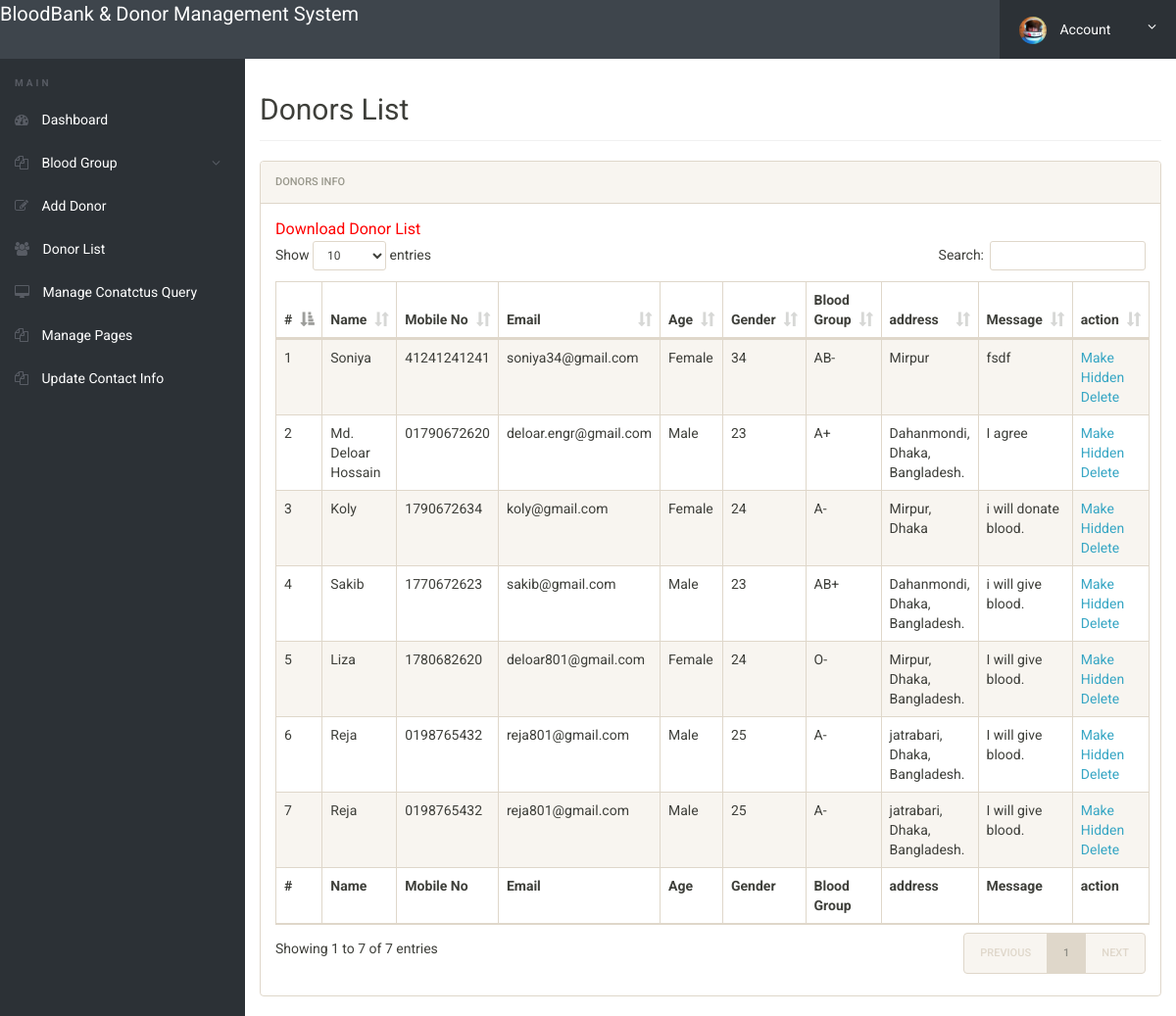
/admin/donor-list.php (signed in), run on the app's committed database.
### tables this page shows
CREATE TABLE `tblblooddonars` (
  `id` int(11) NOT NULL,
  `FullName` varchar(100) DEFAULT NULL,
  `MobileNumber` char(11) DEFAULT NULL,
  `EmailId` varchar(100) DEFAULT NULL,
  `Gender` varchar(20) DEFAULT NULL,
  `Age` int(11) DEFAULT NULL,
  `BloodGroup` varchar(20) DEFAULT NULL,
  `Address` varchar(255) DEFAULT NULL,
  `Message` mediumtext,
  `PostingDate` timestamp NOT NULL DEFAULT CURRENT_TIMESTAMP,
  `status` int(1) DEFAULT NULL
);

### admin/donor-list.php (the view, shortened to what this page needs)
<?php
include('includes/config.php');
if(strlen($_SESSION['alogin'])==0)
	{
header('location:index.php');
}
else{
 ?>
<!doctype html>
<html lang="en" class="no-js">
<head>
	<link rel="stylesheet" href="css/font-awesome.min.css">
	<link rel="stylesheet" href="css/bootstrap.min.css">
	<link rel="stylesheet" href="css/dataTables.bootstrap.min.css">
	<link rel="stylesheet" href="css/bootstrap-social.css">
	<link rel="stylesheet" href="css/bootstrap-select.css">
	<link rel="stylesheet" href="css/fileinput.min.css">
	<link rel="stylesheet" href="css/awesome-bootstrap-checkbox.css">
	<link rel="stylesheet" href="css/style.css">
</head>
<body>
	<?php include('includes/header.php');?>
	<div class="ts-main-content">
		<?php include('includes/leftbar.php');?>
		<div class="content-wrapper">
			<div class="container-fluid">
				<div class="row">
					<div class="col-md-12">
						<h2 class="page-title">Donors List</h2>
						<div class="panel panel-default">
							<div class="panel-heading">Donors Info</div>
							<div class="panel-body">
				<a href="download-records.php" style="color:red; font-size:16px;">Download Donor List</a>
								<table id="zctb" class="display table table-striped table-bordered table-hover" cellspacing="0" width="100%">
									<thead>
										<tr>
										<th>#</th>
											<th>Name</th>
											<th>Mobile No</th>
											<th>Email</th>
											<th>Age</th>
											<th>Gender</th>
											<th>Blood Group</th>
											<th>address</th>
											<th>Message </th>
											<th>action </th>
										</tr>
									</thead>
									<tfoot>
										<tr>
										<th>#</th>
										<th>Name</th>
											<th>Mobile No</th>
											<th>Email</th>
											<th>Age</th>
											<th>Gender</th>
											<th>Blood Group</th>
											<th>address</th>
											<th>Message </th>
											<th>action </th>
										</tr>
									</tfoot>
									<tbody>
<?php $sql = "SELECT * from  tblblooddonars ";
$query = $dbh -> prepare($sql);
$query->execute();
$results=$query->fetchAll(PDO::FETCH_OBJ);
$cnt=1;
if($query->rowCount() > 0)
{
foreach($results as $result)
{				?>
										<tr>
											<td><?php echo htmlentities($cnt);?></td>
											<td><?php echo htmlentities($result->FullName);?></td>
											<td><?php echo htmlentities($result->MobileNumber);?></td>
											<td><?php echo htmlentities($result->EmailId);?></td>
											<td><?php echo htmlentities($result->Gender);?></td>
											<td><?php echo htmlentities($result->Age);?></td>
											<td><?php echo htmlentities($result->BloodGroup);?></td>
											<td><?php echo htmlentities($result->Address);?></td>
											<td><?php echo htmlentities($result->Message);?></td>
										<td>
<?php if($result->status==1)
{?>
<a href="donor-list.php?hidden=<?php echo htmlentities($result->id);?>" onclick="return confirm('Do you really want to hiidden this detail')"> Make Hidden</a>
<?php } else {?>
<a href="donor-list.php?public=<?php echo htmlentities($result->id);?>" onclick="return confirm('Do you really want to Public this detail')"> Make Public</a>
<?php } ?>
<a href="donor-list.php?del=<?php echo htmlentities($result->id);?>" onclick="return confirm('Do you really want to delete this record')"> Delete</a>
</td>
										</tr>
										<?php $cnt=$cnt+1; }} ?>
									</tbody>
								</table>
							</div>
						</div>
					</div>
				</div>
			</div>
		</div>
	</div>
</body>
</html>
<?php } ?>

### admin/css/style.css (style rules this page uses)
html { font-size: 14px; }
@media only screen and (min-width: 480px) { html { font-size: 17px; } }
@media only screen and (min-width: 768px) { html { font-size: 14px; } }
body { font-size: 1em; }
a { color: #37a6c4; }
.panel { overflow: hidden; }
.page-title { padding-bottom: 15px; margin-bottom: 20px; border-bottom: 1px solid #f0f0f0; }
.ts-main-content .content-wrapper { padding-top: 15px; margin-top: 60px; }
@media only screen and (min-width: 992px) { .ts-main-content .content-wrapper { margin-left: 250px; } }

### data on the page
tblblooddonars: FullName "Soniya", MobileNumber "41241241241", EmailId "soniya34@gmail.com", Gender "Female", Age "34", BloodGroup "AB-", Address "Mirpur", Message "fsdf"
tblblooddonars: FullName "Md. Deloar Hossain", MobileNumber "01790672620", EmailId "deloar.engr@gmail.com", Gender "Male", Age "23", BloodGroup "A+", Address "Dahanmondi, Dhaka, Bangladesh.", Message "I agree"
tblblooddonars: FullName "Koly", MobileNumber "1790672634", EmailId "koly@gmail.com", Gender "Female", Age "24", BloodGroup "A-", Address "Mirpur, Dhaka", Message "i will donate blood."
tblblooddonars: FullName "Sakib", MobileNumber "1770672623", EmailId "sakib@gmail.com", Gender "Male", Age "23", BloodGroup "AB+", Address "Dahanmondi, Dhaka, Bangladesh.", Message "i will give blood."
tblblooddonars: FullName "Liza", MobileNumber "1780682620", EmailId "deloar801@gmail.com", Gender "Female", Age "24", BloodGroup "O-", Address "Mirpur, Dhaka, Bangladesh.", Message "I will give blood."
tblblooddonars: FullName "Reja", MobileNumber "0198765432", EmailId "reja801@gmail.com", Gender "Male", Age "25", BloodGroup "A-", Address "jatrabari, Dhaka, Bangladesh.", Message "I will give blood."
tblblooddonars: FullName "Reja", MobileNumber "0198765432", EmailId "reja801@gmail.com", Gender "Male", Age "25", BloodGroup "A-", Address "jatrabari, Dhaka, Bangladesh.", Message "I will give blood."
